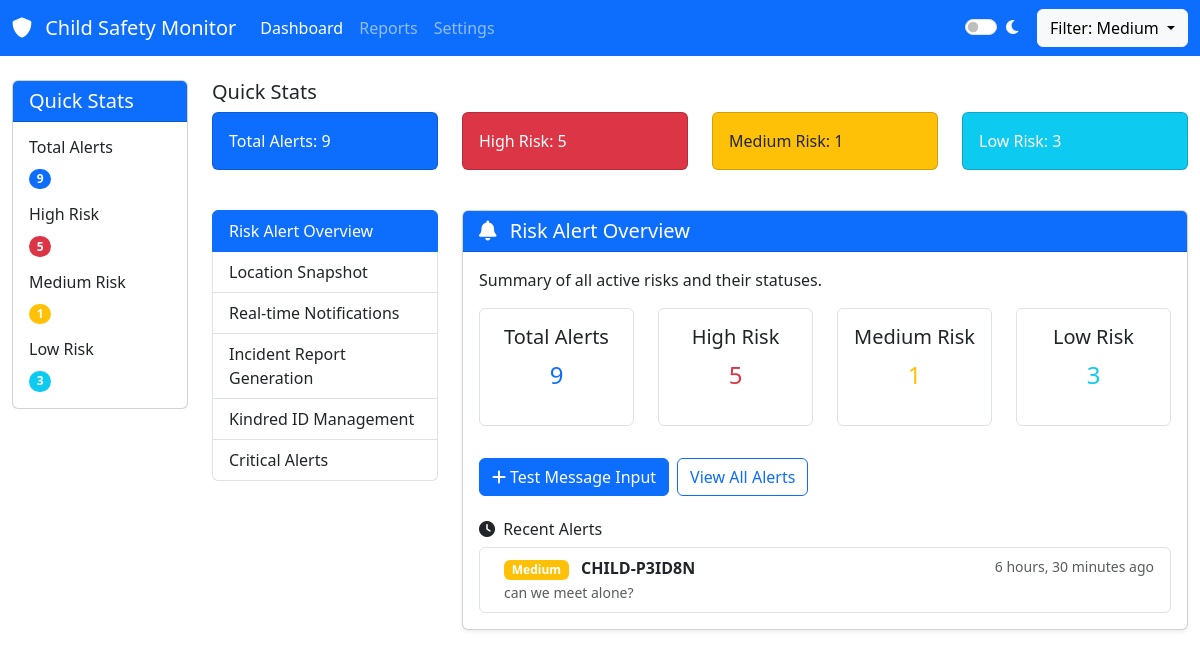
The page /dashboard/?risk=medium on the database its author committed.
### api/models.py (models this page shows, shortened)
class Alert(models.Model):
    RISK_LEVELS = [
        ('safe', 'Safe'),
        ('low', 'Low Risk'),
        ('medium', 'Medium Risk'),
        ('high', 'High Risk'),
    ]
    device = models.ForeignKey(Device, on_delete=models.CASCADE)
    excerpt = models.TextField()
    score = models.IntegerField()
    risk_level = models.CharField(max_length=10, choices=RISK_LEVELS, default='safe')
    acknowledged = models.BooleanField(default=False)
    timestamp = models.DateTimeField(auto_now_add=True)
    def get_risk_level(self):
        if self.score >= 7:
            return 'high'
        elif self.score >= 4:
            return 'medium'
        elif self.score >= 1:
            return 'low'
        else:
            return 'safe'

class Device(models.Model):
    kindred_id = models.CharField(max_length=255, unique=True)
    last_heartbeat = models.DateTimeField(null=True, blank=True)
    owner_parent_id = models.CharField(max_length=255)
    location_tracking_enabled = models.BooleanField(default=False)

### api/views.py (the view)
# urls.py: path('dashboard/', views.dashboard, name='dashboard'),
def dashboard(request):
    risk_filter = request.GET.get('risk', 'all')
    alerts = Alert.objects.all().order_by('-timestamp')
    if risk_filter == 'high':
        alerts = alerts.filter(score__gte=7)
    elif risk_filter == 'medium':
        alerts = alerts.filter(score__gte=4, score__lt=7)
    elif risk_filter == 'low':
        alerts = alerts.filter(score__gte=1, score__lt=4)
    paginator = Paginator(alerts, 10)
    page_number = request.GET.get('page')
    page_obj = paginator.get_page(page_number)
    critical_alerts = Alert.objects.filter(score__gte=7).order_by('-timestamp')
    total_alerts = Alert.objects.count()
    high_risk_count = Alert.objects.filter(score__gte=7).count()
    medium_risk_count = Alert.objects.filter(score__gte=4, score__lt=7).count()
    low_risk_count = Alert.objects.filter(score__gte=1, score__lt=4).count()
    recent_locations = Location.objects.all().order_by('-timestamp')[:10]
    context = {
        'page_obj': page_obj,
        'critical_alerts': critical_alerts,
        'risk_filter': risk_filter,
        'total_alerts': total_alerts,
        'high_risk_count': high_risk_count,
        'medium_risk_count': medium_risk_count,
        'low_risk_count': low_risk_count,
        'recent_locations': recent_locations,
    }
    return render(request, 'dashboard.html', context)

### templates/dashboard.html (shortened to what this page needs)
{% load static %}
<!DOCTYPE html>
<html lang="en">
<head>
    <link href="https://cdn.jsdelivr.net/npm/bootstrap@5.3.0-alpha1/dist/css/bootstrap.min.css" rel="stylesheet">
    <link rel="stylesheet" href="{% static 'css/style_d.css' %}">
    <link rel="stylesheet" href="https://cdnjs.cloudflare.com/ajax/libs/font-awesome/6.0.0/css/all.min.css">
</head>
<body>
    <nav class="navbar navbar-expand-lg navbar-dark bg-primary">
        <div class="container-fluid">
            <a class="navbar-brand" href="#">
                <i class="fas fa-shield-alt me-2"></i>
                Child Safety Monitor
            </a>
            <div class="collapse navbar-collapse" id="navbarNav">
                <ul class="navbar-nav me-auto">
                    <li class="nav-item">
                        <a class="nav-link active" href="#">Dashboard</a>
                    </li>
                    <li class="nav-item">
                        <a class="nav-link" href="#">Reports</a>
                    </li>
                    <li class="nav-item">
                        <a class="nav-link" href="#">Settings</a>
                    </li>
                </ul>
                <div class="d-flex align-items-center">
                    <div class="form-check form-switch me-3 text-light">
                        <input class="form-check-input" type="checkbox" id="darkModeToggle">
                        <label class="form-check-label" for="darkModeToggle">
                            <i class="fas fa-moon"></i>
                        </label>
                    </div>
                    <div class="dropdown">
                        <button class="btn btn-light dropdown-toggle" type="button" id="filterDropdown"
                            data-bs-toggle="dropdown">
                            Filter: {{ risk_filter|title }}
                        </button>
                    </div>
                </div>
            </div>
        </div>
    </nav>
    <div class="container-fluid mt-4">
        <div class="row">
            <div class="col-lg-2 d-none d-lg-block sidebar">
                <div class="card">
                    <div class="card-header bg-primary text-white">
                        <h5 class="mb-0">Quick Stats</h5>
                    </div>
                    <div class="card-body">
                        <div class="stat-item mb-3">
                            <h6>Total Alerts</h6>
                            <span class="badge bg-primary rounded-pill">{{ total_alerts }}</span>
                        </div>
                        <div class="stat-item mb-3">
                            <h6>High Risk</h6>
                            <span class="badge bg-danger rounded-pill">{{ high_risk_count }}</span>
                        </div>
                        <div class="stat-item mb-3">
                            <h6>Medium Risk</h6>
                            <span class="badge bg-warning rounded-pill">{{ medium_risk_count }}</span>
                        </div>
                        <div class="stat-item">
                            <h6>Low Risk</h6>
                            <span class="badge bg-info rounded-pill">{{ low_risk_count }}</span>
                        </div>
                    </div>
                </div>
            </div>
            <div class="col-lg-10 col-md-12">
                <div class="quick-stats mb-4">
                    <h5>Quick Stats</h5>
                    <div class="row">
                        <div class="col-md-3"><div class="card bg-primary text-white mb-3"><div class="card-body">Total Alerts: {{ total_alerts }}</div></div></div>
                        <div class="col-md-3"><div class="card bg-danger text-white mb-3"><div class="card-body">High Risk: {{ high_risk_count }}</div></div></div>
                        <div class="col-md-3"><div class="card bg-warning text-dark mb-3"><div class="card-body">Medium Risk: {{ medium_risk_count }}</div></div></div>
                        <div class="col-md-3"><div class="card bg-info text-white mb-3"><div class="card-body">Low Risk: {{ low_risk_count }}</div></div></div>
                    </div>
                </div>
                <div class="row mt-4">
                    <div class="col-md-3">
                        <div class="list-group" id="list-tab" role="tablist">
                            <a class="list-group-item list-group-item-action active" id="list-risk-alert-overview-list" data-bs-toggle="list" href="#list-risk-alert-overview" role="tab" aria-controls="list-risk-alert-overview">Risk Alert Overview</a>
                            <a class="list-group-item list-group-item-action" id="list-location-snapshot-list" data-bs-toggle="list" href="#list-location-snapshot" role="tab" aria-controls="list-location-snapshot">Location Snapshot</a>
                            <a class="list-group-item list-group-item-action" id="list-realtime-notifications-list" data-bs-toggle="list" href="#list-realtime-notifications" role="tab" aria-controls="list-realtime-notifications">Real-time Notifications</a>
                            <a class="list-group-item list-group-item-action" id="list-incident-report-list" data-bs-toggle="list" href="#list-incident-report" role="tab" aria-controls="list-incident-report">Incident Report Generation</a>
                            <a class="list-group-item list-group-item-action" id="list-kindred-id-list" data-bs-toggle="list" href="#list-kindred-id" role="tab" aria-controls="list-kindred-id">Kindred ID Management</a>
                            <a class="list-group-item list-group-item-action" id="list-critical-alerts-list" data-bs-toggle="list" href="#list-critical-alerts" role="tab" aria-controls="list-critical-alerts">Critical Alerts</a>
                        </div>
                    </div>
                    <div class="col-md-9">
                        <div class="tab-content" id="nav-tabContent">
                            <div class="tab-pane fade show active" id="list-risk-alert-overview" role="tabpanel" aria-labelledby="list-risk-alert-overview-list">
                                <div class="card mb-4 shadow-sm">
                                    <div class="card-header bg-primary text-white">
                                        <h5 class="mb-0">
                                            <i class="fas fa-bell me-2"></i>
                                            Risk Alert Overview
                                        </h5>
                                    </div>
                                    <div class="card-body">
                                        <p>Summary of all active risks and their statuses.</p>
                                        <div class="row text-center">
                                            <div class="col-md-3">
                                                <div class="p-3 border rounded mb-3">
                                                    <h5>Total Alerts</h5>
                                                    <p class="fs-4 text-primary">{{ total_alerts }}</p>
                                                </div>
                                            </div>
                                            <div class="col-md-3">
                                                <div class="p-3 border rounded mb-3">
                                                    <h5>High Risk</h5>
                                                    <p class="fs-4 text-danger">{{ high_risk_count }}</p>
                                                </div>
                                            </div>
                                            <div class="col-md-3">
                                                <div class="p-3 border rounded mb-3">
                                                    <h5>Medium Risk</h5>
                                                    <p class="fs-4 text-warning">{{ medium_risk_count }}</p>
                                                </div>
                                            </div>
                                            <div class="col-md-3">
                                                <div class="p-3 border rounded mb-3">
                                                    <h5>Low Risk</h5>
                                                    <p class="fs-4 text-info">{{ low_risk_count }}</p>
                                                </div>
                                            </div>
                                        </div>
                                        <div class="d-flex gap-2 mt-3">
                                            <a href="{% url 'text_input' %}" class="btn btn-primary">
                                                <i class="fas fa-plus me-1"></i>Test Message Input
                                            </a>
                                            <a href="#" class="btn btn-outline-primary">View All Alerts</a>
                                        </div>
                                        {% if page_obj %}
                                        <div class="mt-4">
                                            <h6><i class="fas fa-clock me-1"></i> Recent Alerts</h6>
                                            <div class="list-group">
                                                {% for alert in page_obj|slice:":5" %}
                                                <div class="list-group-item d-flex justify-content-between align-items-start">
                                                    <div class="ms-2 me-auto">
                                                        <div class="fw-bold">
                                                            <span class="badge
                                                                {% if alert.score >= 7 %}bg-danger
                                                                {% elif alert.score >= 4 %}bg-warning
                                                                {% elif alert.score >= 1 %}bg-info
                                                                {% else %}bg-success{% endif %} me-2">
                                                                {{ alert.get_risk_level|title }}
                                                            </span>
                                                            {{ alert.device.kindred_id }}
                                                        </div>
                                                        <small class="text-muted">{{ alert.excerpt|truncatechars:100 }}</small>
                                                    </div>
                                                    <small class="text-muted">{{ alert.timestamp|timesince }} ago</small>
                                                </div>
                                                {% endfor %}
                                            </div>
                                        </div>
                                        {% endif %}
                                    </div>
                                </div>
                            </div>
        </div>
    </div>
</body>
</html>

### static/css/style_d.css (style rules this page uses)
:root { --low-risk-color: #28a745; --medium-risk-color: #ffc107; --high-risk-color: #dc3545; --transition-speed: 0.3s; }
body { font-family: 'Segoe UI', Tahoma, Geneva, Verdana, sans-serif; transition: background-color var(--transition-speed), color var(--transition-speed); }
.sidebar .card { position: sticky; top: 1rem; }
.btn { transition: all var(--transition-speed); }

### rows shown on the page
Alert: risk_level "Medium", get_risk_level "Medium", device.kindred_id "CHILD-P3ID8N", excerpt "can we meet alone?", timestamp "6 hours, 30 minutes"

### other values the page prints
{{ total_alerts }} "9"
{{ high_risk_count }} "5"
{{ medium_risk_count }} "1"
{{ low_risk_count }} "3"
